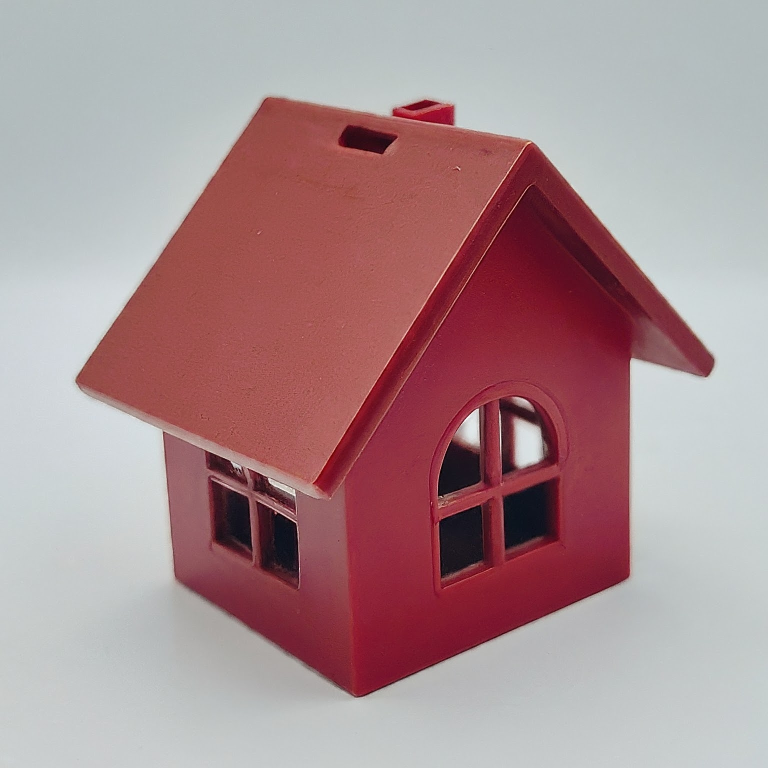
#> input picture Test_images/Question_2/Image.jpeg, 1536 x 1536 px (shown at 1/2 size)
$ python Answer_for_Question2.py
#> lines starting #> are read from the running program, lines starting #| are printed output that depends on the picture; after the words box and inside, x2 and y2 are one past the last pixel; in counts of white or black regions, pixels touching at a corner belong together
import numpy as np
import cv2
from queue import Queue
import matplotlib.pyplot as plt


# Implementing region growing algorithm
def segment_object(image, seed_points, threshold_value):
    # Get the dimensions of the input image.
    height, width = image.shape

    # Create a queue
    queue = Queue()

    # Create a mask to mark visited pixels
    visited_pixels = np.zeros_like(image, dtype=np.uint8)

    # Store the segmented region.
    segmented_image = np.zeros_like(image, dtype=np.uint8)

    # Add seed points to the queue and mark visited seeds.
    for seed_point in seed_points:
        queue.put(seed_point)
        visited_pixels[seed_point] = 1

    # Define neighbors.
    neighbors = [(-1, 0), (1, 0), (0, -1), (0, 1)]

    # Perform region growing.
    while not queue.empty():
        current_pixel = queue.get()
        x, y = current_pixel

        segmented_image[x, y] = 255

        # Find neighbors.
        for dx, dy in neighbors:
            nx, ny = x + dx, y + dy

            # Check if neighbor is within image bounds.
            if 0 <= nx < height and 0 <= ny < width:
                # Check if neighbor is not visited.
                if not visited_pixels[nx, ny]:
                    # Check pixel intensity difference against threshold.
                    if abs(int(image[nx, ny]) - int(image[x, y])) < threshold_value:
                        queue.put((nx, ny))
                        visited_pixels[nx, ny] = 1

    return segmented_image


if __name__ == "__main__":
    # Read the image from the path.
    image = cv2.imread("Test_images/Question_2/Image.jpeg", cv2.IMREAD_GRAYSCALE)
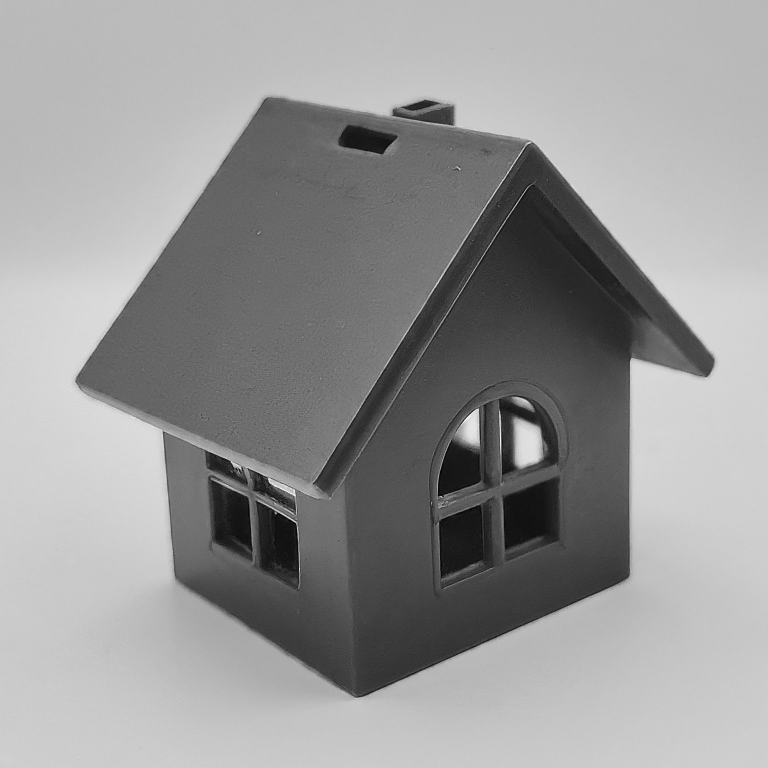
#> image: shape (1536, 1536) (shown at 1/2 size); min 0, max 255, mean 150.7

    # Define seed points
    seed_points = [(500, 300), (600, 250)]

    # Define the intensity threshold
    threshold_value = 3

    # Perform region growing segmentation.
    segmented_image = segment_object(image, seed_points, threshold_value)
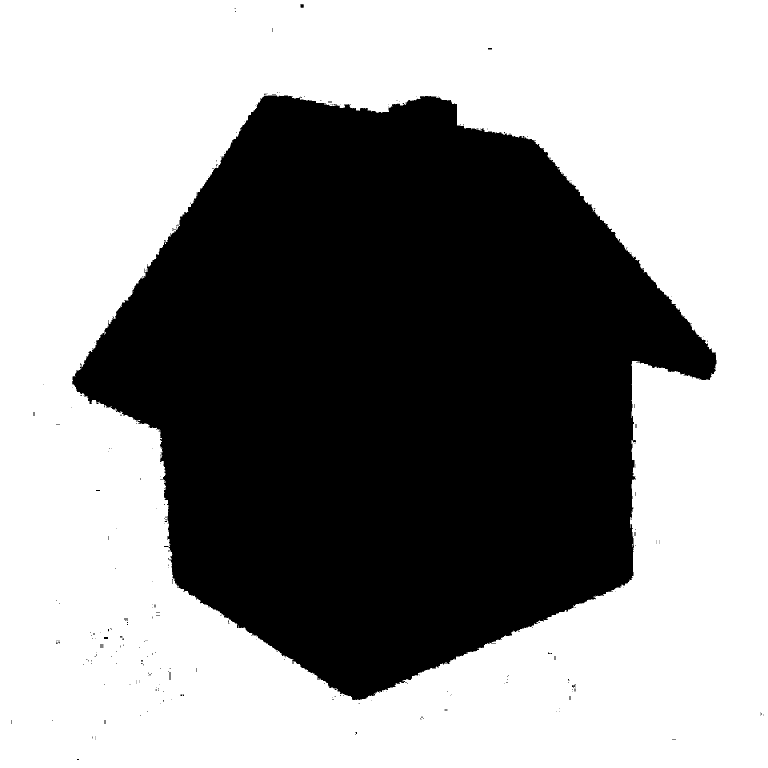
#> segmented_image: shape (1536, 1536) (shown at 1/2 size); 57.9% white; 316 black regions (310 under 20 px), largest, box (x1, y1, x2, y2) and area: (144, 191, 1433, 1400) 991566, (601, 8, 608, 16) 45, (208, 1274, 216, 1278) 32, (339, 1344, 341, 1360) 32, (976, 96, 984, 99) 24, (1144, 1368, 1152, 1375) 24

    cv2.imwrite("Result_images/Question_2/Segmented_image.jpeg", segmented_image)

    # Display output.
    plt.figure("Segmented Image")
    plt.imshow(segmented_image, cmap='gray')
    plt.axis('off')
    plt.show()
